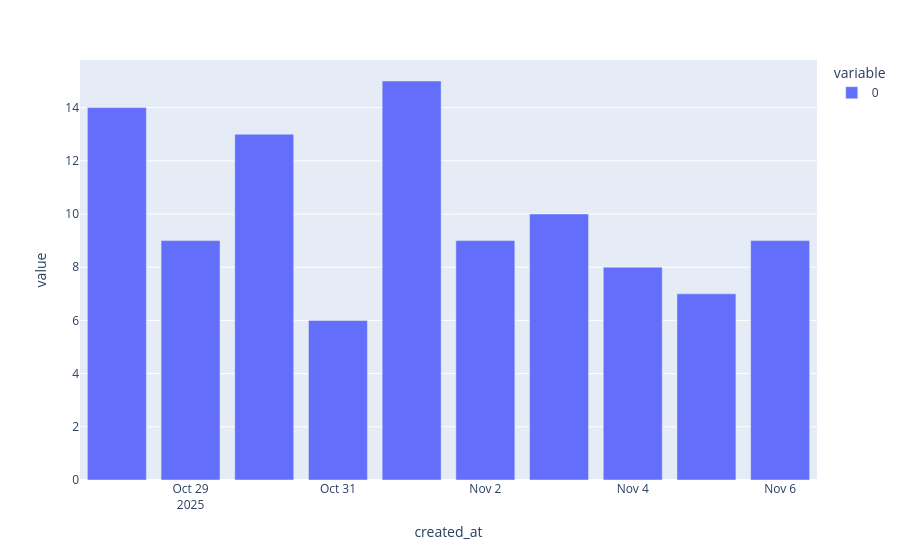

Notebook source saved alongside this figure:
### Code cell
post_per_date_bar = px.bar(post_per_day)
post_per_date_bar

### Figure 1 — Plotly figure (JSON) as saved in the notebook; plotly's stock layout.template omitted (floating-point values rounded to 4 significant figures)
{"data": [{"hovertemplate": "variable=0<br>created_at=%{x}<br>value=%{y}<extra></extra>", "legendgroup": "0", "marker": {"color": "#636efa", "pattern": {"shape": ""}}, "name": "0", "orientation": "v", "showlegend": true, "textposition": "auto", "type": "bar", "x": ["2025-10-28", "2025-10-29", "2025-10-30", "2025-10-31", "2025-11-01", "2025-11-02", "2025-11-03", "2025-11-04", "2025-11-05", "2025-11-06"], "xaxis": "x", "y": [14, 9, 13, 6, 15, 9, 10, 8, 7, 9], "yaxis": "y"}], "layout": {"barmode": "relative", "legend": {"title": {"text": "variable"}, "tracegroupgap": 0}, "margin": {"t": 60}, "xaxis": {"anchor": "y", "domain": [0, 1], "title": {"text": "created_at"}}, "yaxis": {"anchor": "x", "domain": [0, 1], "title": {"text": "value"}}}}
